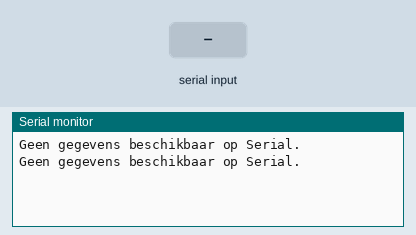
Recording of a program running on a simulated Teensy 3. Parts: the last lines printed to the serial monitor. Inputs (shaded band) come from the test bench.

Above: at 1.9 s.
2.0 s: "1\n" received over the second serial link
At 2.7 s:
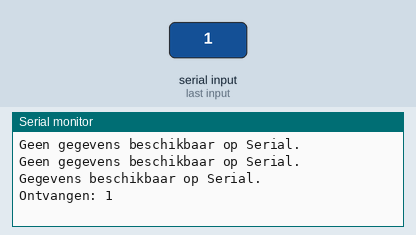
3.8 s: "0\n" received over the second serial link
At 5.1 s:
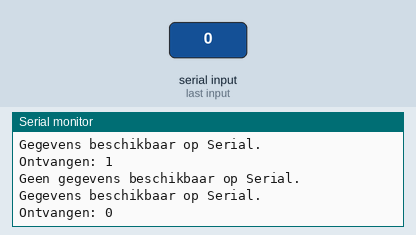
5.3 s: "2\n" received over the second serial link
At 6.4 s:
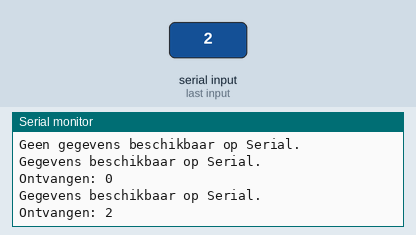

Measured:
- after the input at 2.0 s, the serial monitor: prints a new line after 0.20 s (image 1)
- after the input at 3.8 s, the serial monitor: prints a new line after 0.70 s (image 2)
- after the input at 5.3 s, the serial monitor: prints a new line after 0.30 s (image 3)

The program:

main.cpp
```cpp
#include <Arduino.h>
#include <string>

const int bufferSize = 64;  // Kies een geschikte grootte voor de buffer voor het uitlezen van de berichten
char receivedString[bufferSize];  // Buffer voor ontvangen tekens
boolean newData = false;  // boolean voor nieuwe gegevens in de buffer

void receiveSerialData();

void setup() {
  Serial.begin(115200);  // Seriële communicatie met de computer

  // RX_PIN en TX_PIN zijn de pinnen die je hebt gebruikt voor de verbinding met de ESP32
  int RX_PIN = 0;  // Stel dit in op de daadwerkelijke RX-pin
  int TX_PIN = 1;   // Stel dit in op de daadwerkelijke TX-pin

  pinMode(RX_PIN, INPUT);
  pinMode(TX_PIN, OUTPUT);

  Serial1.begin(115200);  // Seriële communicatie met de ESP32
}

void loop() {
  if (Serial1.available() > 0) {
    Serial.println("Gegevens beschikbaar op Serial.");
  } else {
    Serial.println("Geen gegevens beschikbaar op Serial.");
  }

  delay(100);

  //zet ontvangen gegevens in een string
  receiveSerialData();

  // Controleer of er nieuwe gegevens zijn ontvangen
  if (newData) {
    Serial.println("Ontvangen: " + String(receivedString));

    // Reset qde buffer en de indicator voor nieuwe gegevens
    memset(receivedString, 0, bufferSize);
    newData = false;
  }

  delay(1000);  // Voeg eventueel een wachttijd toe om de seriële monitor niet te overladen
}

void receiveSerialData(){
  static byte index = 0;  // Houd de huidige positie in de buffer bij

  while (Serial1.available() > 0) {
    char receivedChar = Serial1.read();

    // Controleer op het einde van de zin
    if (receivedChar == '\n') {
      receivedString[index] = '\0';  // Voeg een null-terminator toe aan het einde van de zin
      index = 0;  // Reset de positie in de buffer
      newData = true;  // Markeer dat er nieuwe gegevens zijn
    } else {
      receivedString[index] = receivedChar;  // Voeg het teken toe aan de buffer
      index = (index + 1) % bufferSize;  // Ga naar de volgende positie in de buffer
    }
  }
}
```
